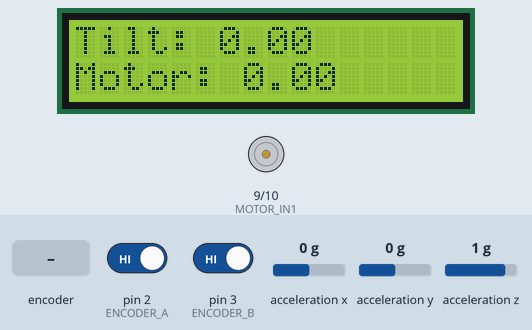
This sketch was run on a simulated Arduino Uno, built with avr-gcc and run on an emulated ATmega328P. Shown: 16×2 character LCD, motor-driver pin pairs drawn as motors (green arrow = first pin HIGH = forward, orange = second pin HIGH = backward, longer = more drive, scaled by the enable pin). Wiring (inferred from the names in the program): ADXL345 accelerometer at I2C address 0x53. The test bench sets the inputs (shaded band); at power-on: acceleration x 0 g, pin 2 (ENCODER_A) HIGH, pin 3 (ENCODER_B) HIGH, acceleration y 0 g, acceleration z 1 g. What the sketch prints to the serial monitor is not drawn.

Above: at 3.2 s.
3.3 s: rotary encoder on pin 2 (ENCODER_A) / pin 3 (ENCODER_B) turned 3 steps (first pin leading)
At 4.3 s:
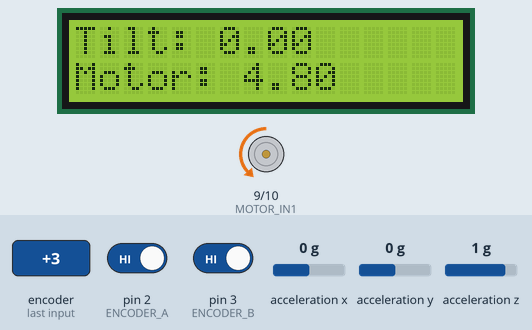
5.4 s: acceleration x set to -1.4 g
At 6.5 s:
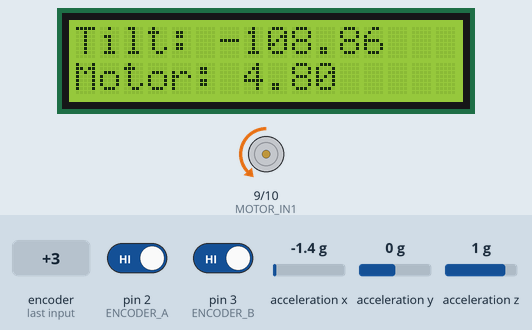
6.9 s: acceleration x set to -0.1 g
At 7.3 s:
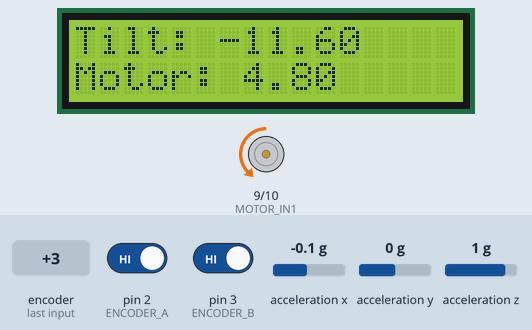
8.4 s: acceleration x set to 0.2 g
At 9.6 s:
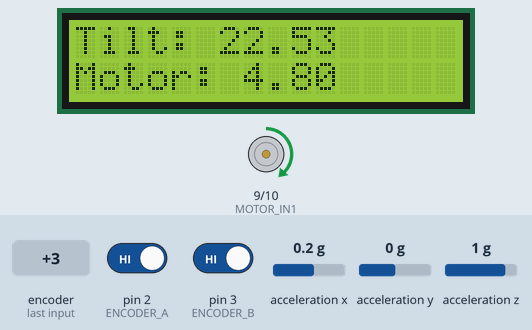
9.9 s: rotary encoder on pin 2 (ENCODER_A) / pin 3 (ENCODER_B) turned 3 steps (first pin leading)
At 11.6 s:
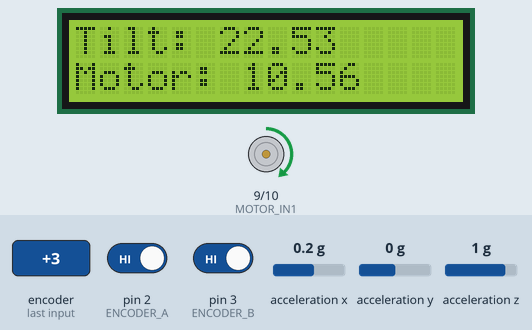
12.0 s: acceleration x set to -0.8 g
At 12.7 s:
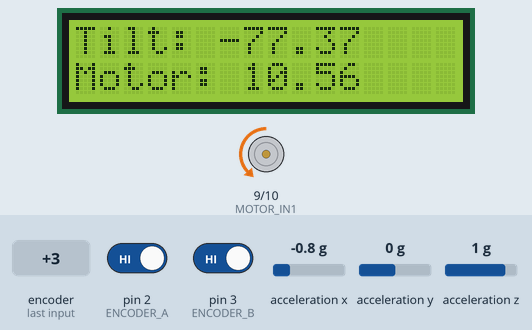
Timing chart, 0 to 14.5 s (numbered marks = the images above; inputs shaded):
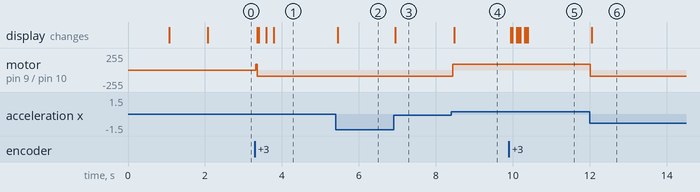

Measured:
- the behaviour switches between 0 and 0.1 g on acceleration x (found by bisection; images 3 and 4)
- after the input at 3.3 s, motor on pin 9 (MOTOR_IN1) / pin 10 (MOTOR_IN2): stopped → backward 90/255 at once; the display: first changes after 0.05 s (image 1 shows a later state)
- after the input at 5.4 s, the display: changes after 0.05 s (image 2)
- after the input at 6.9 s, the display: changes at once (image 3)
- after the input at 8.4 s, motor on pin 9 (MOTOR_IN1) / pin 10 (MOTOR_IN2): backward 90/255 → forward 90/255 at once; the display: changes after 0.08 s (image 4)
- after the input at 9.9 s, the display: first changes at once (image 5 shows a later state)
- after the input at 12.0 s, motor on pin 9 (MOTOR_IN1) / pin 10 (MOTOR_IN2): forward 90/255 → backward 90/255 at once; the display: changes after 0.05 s (image 6)

The sketch:

Task2.ino
```cpp
#include <Wire.h>
#include <LiquidCrystal.h>

// Define ADXL345 I2C address
#define ADXL345 0x53

// Define motor control pins (connected to L293D)
#define MOTOR_IN1 9
#define MOTOR_IN2 10
#define MOTOR_ENA 6

// Define encoder pins
#define ENCODER_A 2
#define ENCODER_B 3

// Encoder variables
volatile int encoderPosition = 0;
int lastEncoded = 0;

// ADXL345 variables
float tiltAngle = 0.0; // Desired angle from ADXL345
float motorAngle = 0.0; // Motor position from encoder

// Define LCD pins
LiquidCrystal lcd(7, 8, 4, 5, 12, 11); // RS, EN, D4, D5, D6, D7

void setup() {
  Serial.begin(9600);

  // Initialize LCD
  lcd.begin(16, 2);
  lcd.print("Initializing...");
  delay(1000);
  lcd.clear();

  // Initialize motor pins
  pinMode(MOTOR_IN1, OUTPUT);
  pinMode(MOTOR_IN2, OUTPUT);
  pinMode(MOTOR_ENA, OUTPUT);

  // Initialize encoder pins
  pinMode(ENCODER_A, INPUT_PULLUP);
  pinMode(ENCODER_B, INPUT_PULLUP);
  attachInterrupt(digitalPinToInterrupt(ENCODER_A), updateEncoder, CHANGE);
  attachInterrupt(digitalPinToInterrupt(ENCODER_B), updateEncoder, CHANGE);

  // Initialize ADXL345
  Wire.begin();
  Wire.beginTransmission(ADXL345);
  Wire.write(0x2D); // Power Control Register
  Wire.write(8);    // Enable measurement
  Wire.endTransmission();

  lcd.print("System Ready");
  delay(1000);
  lcd.clear();
}

void loop() {
  // Read the tilt angle from ADXL345
  tiltAngle = 2* getTiltAngle();

  // Calculate the current motor position in degrees
  motorAngle = encoderPosition * 360.0 / 750.0; // Assuming 500 encoder pulses per revolution

  // Move motor based on the current angle and target angle
  if (motorAngle < tiltAngle) {
    // Move motor forward (increase angle)
    moveMotorForward();
  } else if (motorAngle > tiltAngle) {
    // Move motor backward (decrease angle)
    moveMotorBackward();
  } else {
    // Stop motor if target angle is reached
    stopMotor();
  }

  // Calculate the error between desired and actual angles
  //float error = tiltAngle - motorAngle;

  // Control the motor to minimize the error
  //controlMotor(error);

  // Display data on LCD
  lcd.setCursor(0, 0);
  lcd.print("Tilt: ");
  lcd.print(tiltAngle);
  lcd.print("   ");

  lcd.setCursor(0, 1);
  lcd.print("Motor: ");
  lcd.print(motorAngle);
  lcd.print("   ");

  Serial.print("Tilt Angle: ");
  Serial.print(tiltAngle);
  Serial.print(" | Motor Angle: ");
  Serial.println(motorAngle);

  //delay(100);
}

void moveMotorForward() {
  // Set motor direction to forward
  analogWrite(MOTOR_ENA, 90);   // Full speed (you can adjust this value)
  digitalWrite(MOTOR_IN1, HIGH);
  digitalWrite(MOTOR_IN2, LOW);
}

void moveMotorBackward() {
  // Set motor direction to backward
  analogWrite(MOTOR_ENA, 90);  // Full speed (you can adjust this value)
  digitalWrite(MOTOR_IN1, LOW);
  digitalWrite(MOTOR_IN2, HIGH);
}

void stopMotor() {
  // Stop motor movement
  digitalWrite(MOTOR_IN1, LOW);
  digitalWrite(MOTOR_IN2, LOW);
  analogWrite(MOTOR_ENA, 0);  // Stop PWM signal to motor
}


// Function to read tilt angle from ADXL345
float getTiltAngle() {
  Wire.beginTransmission(ADXL345);
  Wire.write(0x32); // Start reading from DATAX0 register
  Wire.endTransmission(false);
  Wire.requestFrom(ADXL345, 2, true); // Read 2 bytes for X-axis

  int rawX = 0;
  if (Wire.available() == 2) {
    rawX = (Wire.read() | Wire.read() << 8); // Combine high and low bytes
    if (rawX > 32767) rawX -= 65536; // Convert to signed value
  }

  // Calculate tilt angle in degrees
  float acceleration = rawX / 256.0; // Scale to g (±2g range)
  return atan(acceleration) * 180.0 / 3.141592; // Convert to degrees
}

// Function to control motor based on error
void controlMotor(float error) {
  int motorSpeed = constrain(abs(error) * 5, 0, 255); // Proportional control

  if (error > 0) {
    digitalWrite(MOTOR_IN1, LOW);
    digitalWrite(MOTOR_IN2, HIGH);
    analogWrite(MOTOR_ENA, motorSpeed); // Forward
  } else if (error < 0) {
    digitalWrite(MOTOR_IN1, HIGH);
    digitalWrite(MOTOR_IN2, LOW);
    analogWrite(MOTOR_ENA, motorSpeed); // Reverse
  } else {
    digitalWrite(MOTOR_IN1, LOW);
    digitalWrite(MOTOR_IN2, LOW);
    analogWrite(MOTOR_ENA, 0); // Stop
  }
}

// Encoder interrupt function
void updateEncoder() {
  int MSB = digitalRead(ENCODER_A);
  int LSB = digitalRead(ENCODER_B);
  int encoded = (MSB << 1) | LSB;
  int sum = (lastEncoded << 2) | encoded;

  if (sum == 0b1101 || sum == 0b0100 || sum == 0b0010 || sum == 0b1011) encoderPosition++;
  if (sum == 0b1110 || sum == 0b0111 || sum == 0b0001 || sum == 0b1000) encoderPosition--;

  lastEncoded = encoded;
}
```
